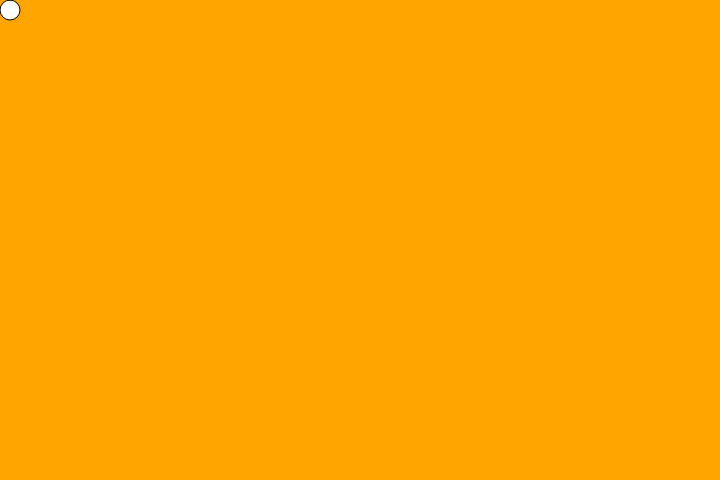
Frame 1 (no input)
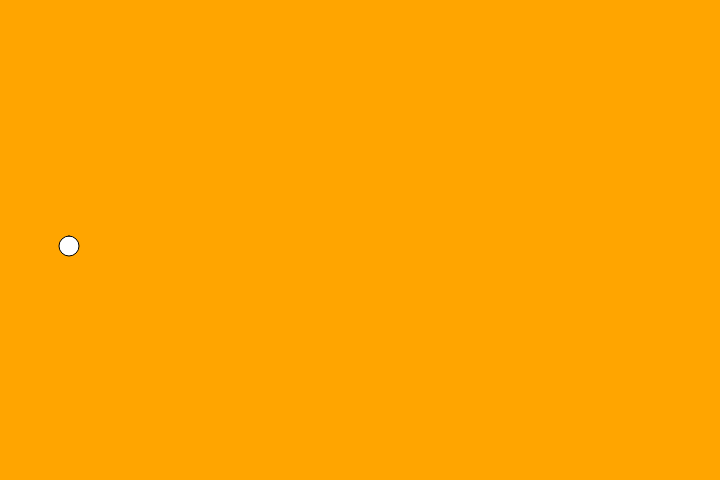
Frame 60 (no input)
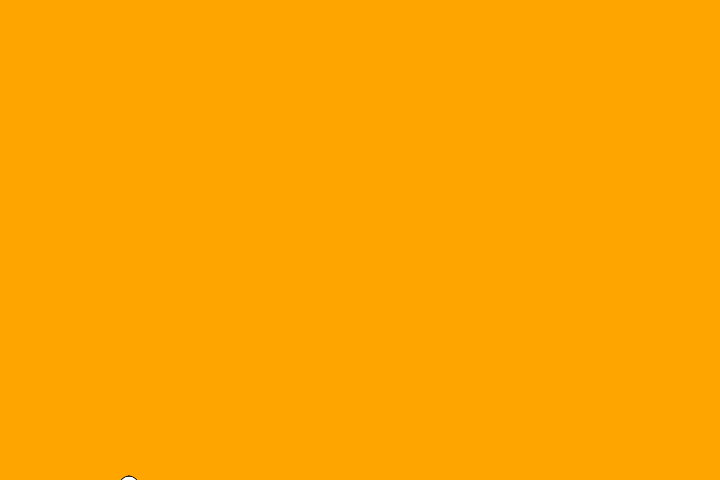
Frame 120 (the mouse pressed at the canvas centre since frame 60)

The p5.js sketch that drew these frames (run headless with seeded random() and noise() and a simulated clock; from frame 60 on, the mouse is pressed at the canvas centre):

// p5.js sketch
// ── sketch.js
var x = 0;
var y = 0;

function setup(){
    createCanvas(720,480);
}

function draw(){
    background('orange') //automatic semicolon insertion
    rect(x,y,20,20,20);
    x = x + 1;
    x = x  % 500; //modulo operator
    y = y + 4;
    y = y % 600;
}

var oyster;

oyster = 3.5;

console.log("the cost of each oyster was " + oyster );


// ── stylesheet.css
body {
    background-color: teal;
    padding-left: 50px;
    padding-top: 20px;
    font-family: Helvetica;
  }
  h1 {
    color: lemonchiffon;
    font-style: italic;
    font-size: 50px;
  }
  p1 {
    color: lemonchiffon;
    font-size: 20px;
  }
  body2 {
    color: white;
  }

  p2 {
    color: lemonchiffon;
    font-size: 25px;
  }

  p3{
    color: lemonchiffon;
    font-size: 25px;
  }

  a {
    text-decoration: none;
    margin: 20px;
    color: skyblue;
    font-size: 20px;
    font-weight: 550;
  }

  a:hover {
    color: orange;
    font-style: italic;
  }
